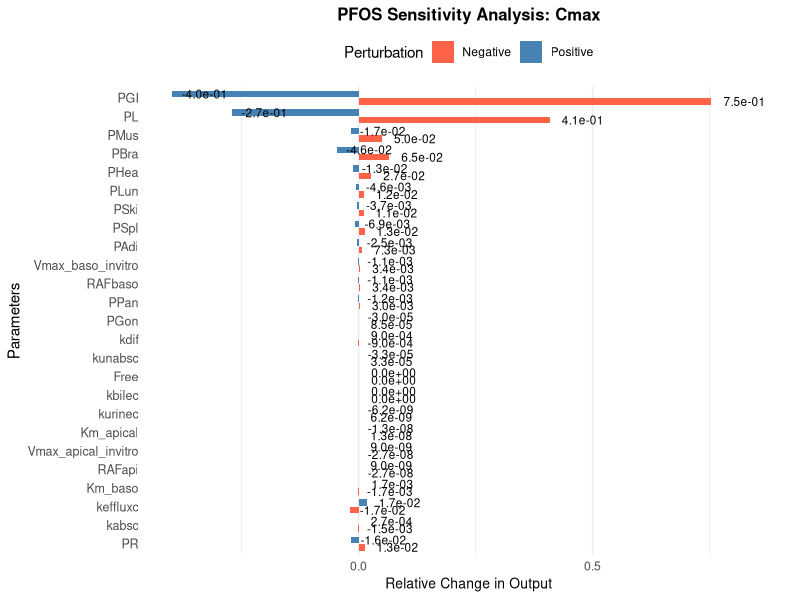
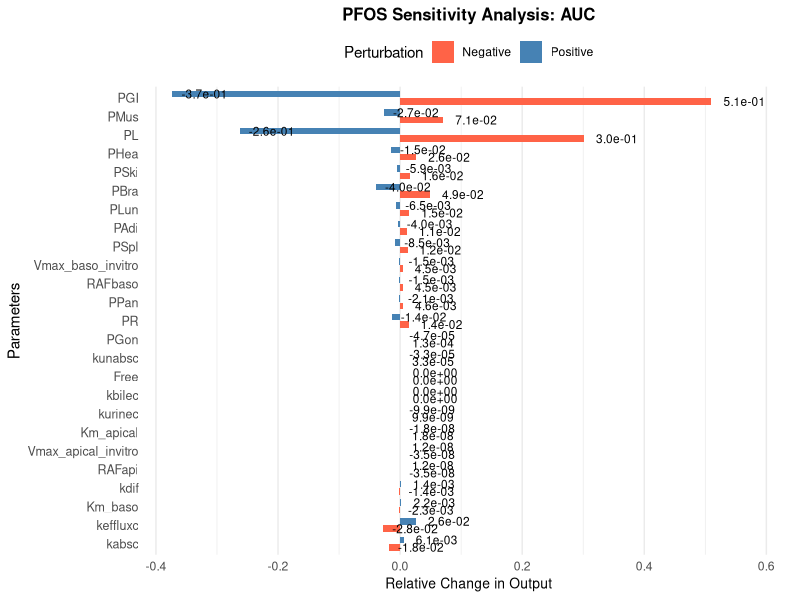
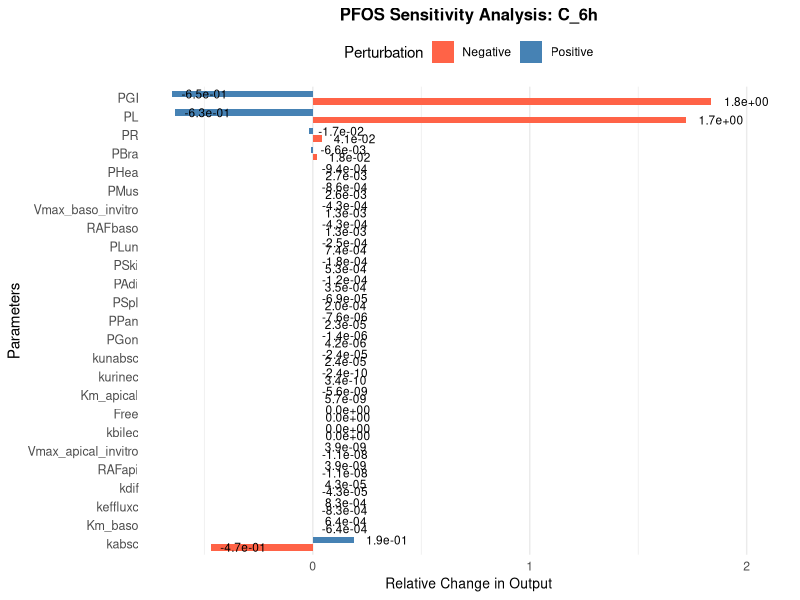
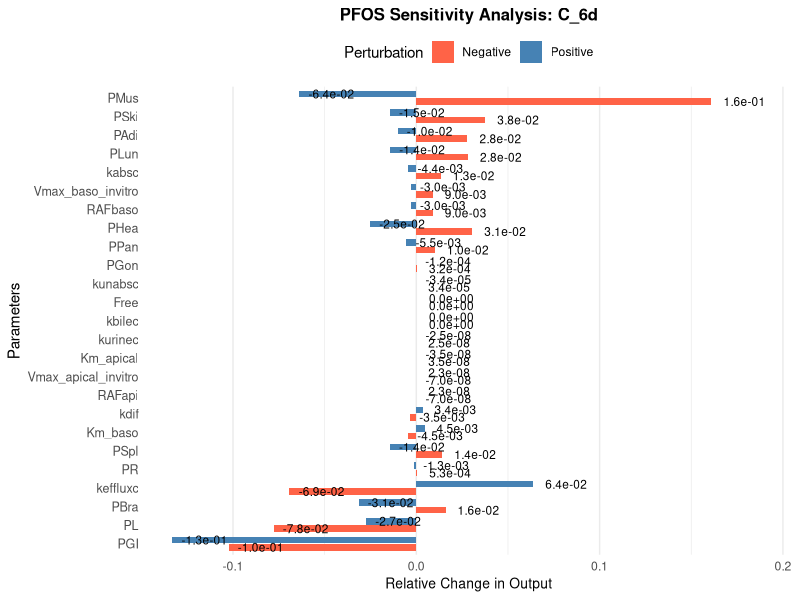
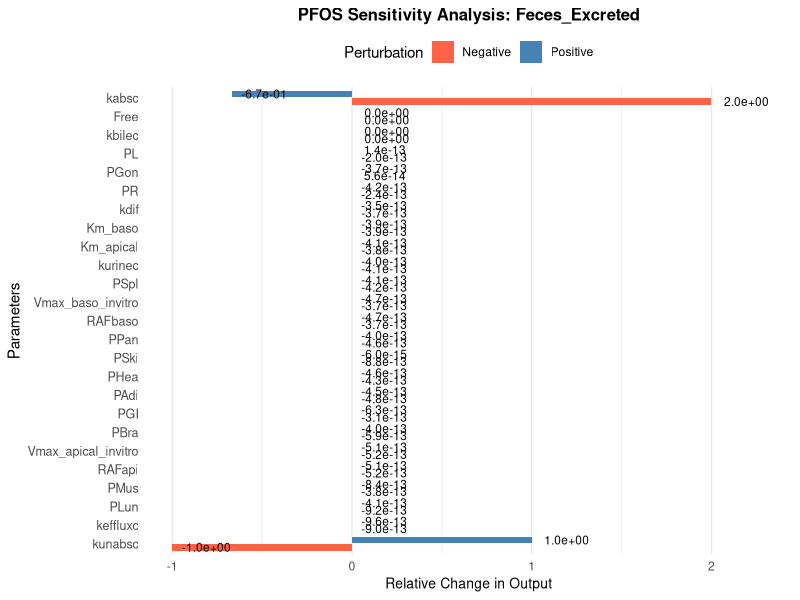
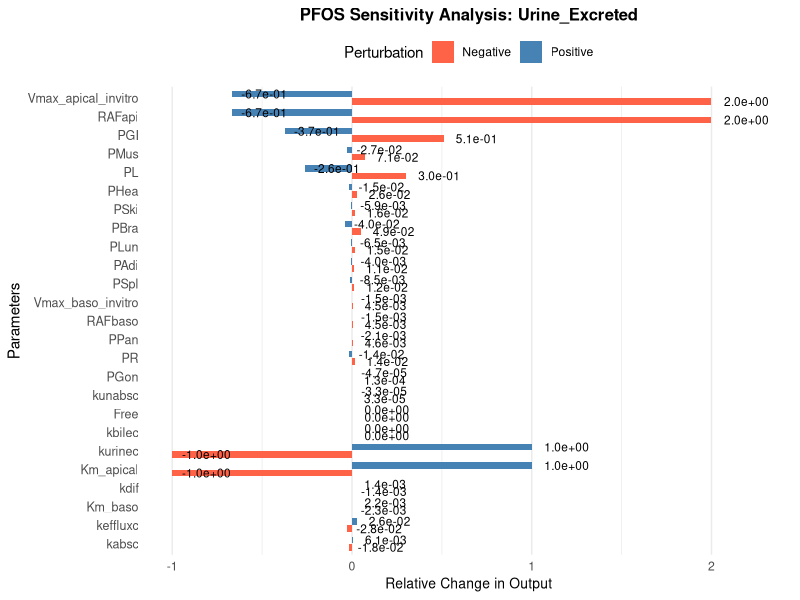

The R source for these figures, in order:
library(deSolve)
library(tidyverse)
library(ggplot2)

#=========================
# 1. Parameters of the model
#=========================

variables<-read.csv("estimated_parameters.csv",row.names="Parameters")

PC<-read.csv("PCs.csv",row.names="Organs")
# NOTE: Manually adjust parameter values below as needed
create.params <- function(user_input) {
  with(as.list(user_input), {
  # === USER-ADJUSTABLE PARAMETERS ===
  # Change these default values as needed
  BW <- 82 
  # --- Cardiac Output and Blood Flow (as fraction of cardiac output) ---
  QCC <- 12.5 * 24  # cardiac output in L/day/kg^0.75; Brown 1997

  QLC <- 0.065  # fraction blood flow to liver; Brown 1997
  QKC <- 0.175  # fraction blood flow to kidney; Brown 1997
  QAdiC <-0.05  # fraction blood flow to adipose tissue; Brown 1997
  QBraC <-0.12  # fraction blood flow to brain; Brown 1997
  QGonC <-0.0005  # fraction blood flow to gonads; ICRP 2002
  QHeaC <-0.04  # fraction blood flow to heart; Brown 1997
  QLunC <-0.025  # fraction blood flow to lung; Brown 1997
  QMusC <-0.17  # fraction blood flow to muscle; Brown 1997
  QSkiC <-0.05  # fraction blood flow to skin; Brown 1997
  QSplC <-0.03  # fraction blood flow to spleen; ICRP 2002
  QPanC <-0.01  # fraction blood flow to pancreas; ICRP 2002
  QGIC<-0.15  # fraction blood flow to GI tract; ICRP 2002

  Htc <- 0.467  # hematocrit; Abraham's personal value

  # --- Tissue Volumes ---
  VplasC <- 0.0428  # fraction vol. of plasma (L/kg BW); Davies 1993
  VLC <- 0.026  # fraction vol. of liver (L/kg BW); Brown 1997
  VKC <- 0.004  # fraction vol. of kidney (L/kg BW); Brown 1997
  VAdiC <- 0.214  # fraction vol. of adipose tissue (L/kg BW); Brown 1997
  VBraC <- 0.02  # fraction vol. of brain (L/kg BW); Brown 1997
  VGonC <- 0.0005  # fraction vol. of gonads (L/kg BW); 
  VHeaC <- 0.005  # fraction vol. of heart (L/kg BW); Brown 1997
  VLunC <- 0.008  # fraction vol. of lung (L/kg BW); Brown 1997
  VMusC <- 0.4  # fraction vol. of muscle (L/kg BW); Brown 1997
  VSkiC <- 0.037  # fraction vol. of skin (L/kg BW); Brown 1997
  VSplC <- 0.002  # fraction vol. of spleen (L/kg BW); ICRP 2002
  VPanC <- 0.002 # fraction vol. of pancreas (L/kg BW); ICRP 2002
  VGIC <- 0.014  # fraction vol. of GI tract (L/kg BW); Brown 1997

  VfilC <- 4e-4  # fraction vol. of filtrate (L/kg BW)
  VPTCC <- 1.35e-4  # vol. of proximal tubule cells (L/g kidney)

  # --- Chemical Specific Parameters ---
  MW <- variables["MW", "PFOS"]  # PFOS molecular mass (g/mol)
  Free <- variables["Free", "PFOS"]  # free fraction in plasma (Smeltz 2023); fitted to model

# --- Kidney Transport Parameters ---
  protein <- 2.0e-6  # amount of protein in proximal tubule cells (mg protein/cell)
  GFRC <- 24.19 * 24  # glomerular filtration rate (L/day/kg kidney); Corley 2005

  
    # --- Water Consumption ---
  water_consumption <- 1.36  # L/day

  # === SCALED PARAMETERS (calculated from above) ===

  # Cardiac output and blood flows
  QC <- QCC * (BW^0.75) * (1 - Htc)  # cardiac output in L/day; adjusted for plasma
  QK <- (QKC * QC)  # plasma flow to kidney (L/day)
  QL <- (QLC * QC)  # plasma flow to liver (L/day)
  QAdi <- (QAdiC * QC)  # plasma flow to adipose tissue (L/day)
  QBra <- (QBraC * QC)  # plasma flow to brain (L/day)
  QGon <- (QGonC * QC)  # plasma flow to gonads (L/day)
  QHea <- (QHeaC * QC)  # plasma flow to heart (L/day)
  QLun <- (QLunC * QC)  # plasma flow to lung (L/day)
  QMus <- (QMusC * QC)  # plasma flow to muscle (L/day)
  QSki <- (QSkiC * QC)  # plasma flow to skin (L/day)
  QSpl <- (QSplC * QC)  # plasma flow to spleen (L/day)
  QPan <- (QPanC * QC)  # plasma flow to pancreas (L/day)
  QGI <- (QGIC * QC)  # plasma flow to GI tract (L/day)
  QR <- QC - QK - QL - QAdi - QBra - QGon - QHea - QLun -
  QMus - QSki - QSpl - QPan - QGI  # plasma flow to rest of body (L/day)

  QBal <- QC - (QK + QL + QR + QAdi + QBra + QGon + QHea + QLun +
  QMus + QSki + QSpl + QPan + QGI)  # Balance check; should equal zero

  # Tissue Volumes
  VPlas <- VplasC * BW  # volume of plasma (L)
  VK <- VKC * BW  # volume of kidney (L)
  MK <- VK * 1.0 * 1000  # mass of the kidney (g)
  VKb <- VK * 0.16  # volume of blood in the kidney (L); Brown 1997
  Vfil <- VfilC * BW  # volume of filtrate (L)
  VL <- VLC * BW  # volume of liver (L)
  ML <- VL * 1.05 * 1000  # mass of the liver (g)
  VAdi <-17.5 #Abraham's individual value  #VAdiC * BW  # volume of adipose tissue (L)
  VBra <- VBraC * BW  # volume of brain (L)
  VGon <- VGonC * BW  # volume of gonads (L)
  VHea <- VHeaC * BW  # volume of heart (L) 
  VLun <- VLunC * BW  # volume of lung (L)
  VMus <- 32.8 #Abraham's individual value #VMusC * BW  # volume of muscle (L)
  VSki <- VSkiC * BW  # volume of skin (L)
  VSpl <- VSplC * BW  # volume of spleen (L)
  VPan <- VPanC * BW  # volume of pancreas (L)
  VGI <- VGIC * BW  # volume of GI tract (L)


  # Kidney Parameters
  PTC <- VKC * 1000 * 6e7  # number of PTC (cells/kg BW)
  VPTC <- VK * 1000 * VPTCC  # volume of proximal tubule cells (L)
  MPTC <- VPTC * 1000  # mass of the proximal tubule cells (g)
  VR <- (0.93 * BW) - VPlas- VPTC - Vfil - VL -VAdi - VBra - VGon - VHea - VLun - VMus - VSki - VSpl - VPan - VGI  # volume of rest of body (L)
  VBal <- (0.93 * BW) - (VR + VL + VPTC + Vfil + VPlas + VAdi + VBra + VGon + VHea + VLun + VMus + VSki + VSpl + VPan + VGI)  # Balance check; should equal zero

  Vmax_basoC <- (Vmax_baso_invitro * RAFbaso * PTC * protein * 60 * (MW / 1e12) * 1e6) * 24
  Vmax_apicalC <- (Vmax_apical_invitro * RAFapi * PTC * protein * 60 * (MW / 1e12) * 1e6) * 24
  Vmax_baso <- Vmax_basoC * BW^0.75  # (ug/day)
  Vmax_apical <- Vmax_apicalC * BW^0.75  # (ug/day)
  kbile <- kbilec * BW^(-0.25)  # biliary elimination; liver to feces storage (/day)
  kurine <- kurinec * BW^(-0.25)  # urinary elimination, from filtrate (/day)
  kefflux <- keffluxc * BW^(-0.25)  # efflux from PTC to blood (/day)
  GFR <- 163.65  # glomerular filtration rate, (L/day)Abraham's personal value

  # GI Tract Parameters
  kabs <- kabsc * BW^(-0.25)  # rate of absorption from small intestine (/day)
  kunabs <- kunabsc * BW^(-0.25)  # rate of unabsorbed dose to feces (/day)
 

  return(list(
    "BW"=BW, "QBAL" = QBal, "VBAL" = VBal,
    "Free" = Free, "QC" = QC, "QK" = QK, "QL" = QL, "QR" = QR,
    "QAdi" = QAdi, "QBra" = QBra, "QGon" = QGon, "QHea" = QHea,
    "QLun" = QLun, "QMus" = QMus, "QSki" = QSki, "QSpl" = QSpl,
    "QPan" = QPan, "QGI" = QGI,
    "VPlas" = VPlas, "VKb" = VKb, "Vfil" = Vfil, "VL" = VL, "VR" = VR, "ML" = ML,
    "VAdi" = VAdi, "VBra" = VBra, "VGon" = VGon, "VHea" = VHea,
    "VLun" = VLun, "VMus" = VMus, "VSki" = VSki, "VSpl" = VSpl, "VPan" = VPan,
    "VGI" = VGI, "MK" = MK,
    "VPTC" = VPTC, "Vmax_baso" = Vmax_baso, "Vmax_apical" = Vmax_apical,
    "kdif" = kdif, "Km_baso" = Km_baso, "Km_apical" = Km_apical,
    "kbile" = kbile, "kurine" = kurine, "kefflux" = kefflux,
    "GFR" = GFR, "kabs" = kabs, "kunabs" = kunabs, 
    "PR" = PR, "PAdi" = PAdi, "PBra" = PBra, "PGon" = PGon, "PGI" = PGI,
    "PHea" = PHea, "PL" = PL, "PLun" = PLun, "PMus" = PMus, "PSki" = PSki,
    "PSpl" = PSpl, "PPan" = PPan,"water_consumption" = water_consumption))

  })
}
#===============================================
#2. Function to create initial values for ODEs 
#===============================================
create.inits <- function(parameters){
  with( as.list(parameters),{
    "AR" = 0; "AAdi"=0; "ABra"=0; "AGon"=0;
    "AHea"=0; "ALun"=0; "AMus"=0; "ASki"=0; "ASpl"=0; "APan"=0;
    "Adif" = 0; "A_baso" = 0; "AKb" = 0;
    "ACl" = 0; "Aefflux" = 0;
    "A_apical" = 0; "APTC" = 0; "Afil" = 0;
    "Aurine" = 0; "ALumen" = 0; "AGI" = 0;
    "AabsLumen" = 0; "Afeces" = 0;
    "AL" = 0; "Abile" = 0; "Aplas_free" = 0;
    "ingestion" = 0; "Cwater" = 0

    return(c("AR" = AR, "AAdi"=AAdi, "ABra"=ABra, "AGon"=AGon,
             "AHea"=AHea, "ALun"=ALun, "AMus"=AMus, "ASki"=ASki,
             "ASpl"=ASpl, "APan"=APan,
             "Adif" = Adif, "A_baso" = A_baso, "AKb" = AKb,
             "ACl" = ACl, "Aefflux" = Aefflux,
             "A_apical" = A_apical, "APTC" = APTC, "Afil" = Afil,
             "Aurine" = Aurine, "ALumen" = ALumen, "AGI" = AGI,
             "AabsLumen" = AabsLumen, "Afeces" = Afeces, 
             "AL" = AL, "Abile" = Abile, "Aplas_free" = Aplas_free,
              "Cwater" = Cwater,"ingestion" = ingestion))
  })
}

#===================
# 3. Events function
#===================
create.events <- function(user_input) {

  if (admin_type == "iv") {
    ldose <- length(admin_dose_iv)
    ltimes <- length(admin_time_iv)
    if (ltimes != ldose) {
      stop("The times of administration should be equal in number to the doses")
    }
    events <- list(data = data.frame(
      var = "Aplas_free", time = admin_time_iv,
      value = admin_dose_iv, method = "add"
    ))
  } else if (admin_type == "oral") {
    lcwater <- length(Cwater)
    lcwatertimes <- length(Cwater_time)
    lingest <- length(ingestion)
    lingesttimes <- length(ingestion_time)
    if (lcwater != lcwatertimes) {
      stop("The times of water concentration change should be equal in vector of Cwater")
    } else if (lingest != lingesttimes) {
      stop("The times of ingestion rate change should be equal in vector of ingestion")
    }
    events <- list(data = rbind(
      data.frame(var = "Cwater", time = Cwater_time,
                 value = Cwater, method = "rep"),
      data.frame(var = "ingestion", time = ingestion_time,
                 value = ingestion, method = "rep")
    ))
  } else if (admin_type == "bolus") {
    ldose <- length(admin_dose_bolus)
    ltimes <- length(admin_time_bolus)
    if (ltimes != ldose) {
      stop("The times of administration should be equal in number to the doses")
    }
    events <- list(data = data.frame(
      var = "ALumen", time = admin_time_bolus,
      value = admin_dose_bolus, method = "add"
    ))
  }

  return(events)
}

#==================
# 4. Custom functions
#==================
cumulative_exp_data <- function(df, time_col, concentration_col, multiply_col) {
  working_df <- df[, c(time_col, concentration_col, multiply_col)]
  complete_cases <- complete.cases(working_df)
  clean_df <- working_df[complete_cases, ]

  if (nrow(clean_df) == 0) {
    stop("No complete cases found after removing NA values")
  }

  multiplied_concentration <- clean_df[[concentration_col]] * clean_df[[multiply_col]]

  result_df <- data.frame(
    time = clean_df[[time_col]],
    cumulative_mass = cumsum(multiplied_concentration)
  )

  return(result_df)
}

AUC <- function(x, y){
  individual_auc <- c()
  for (i in 1:(length(x)-1)){
    individual_auc[i] <- (y[i]+y[i+1])*(x[i+1]-x[i])/2
  }
  return(sum(individual_auc))
}



#==============
# 5. ODEs System
#==============
ode.func <- function(time, inits, params) {
  with(as.list(c(inits, params)), {

    # Concentrations in various compartments
    
    CR <- AR / VR  # concentration in rest of body (ug/L)
    CVR <- CR / PR  # concentration in venous blood leaving rest of body (ug/L)
    
    CAdi <- AAdi / VAdi  # concentration in adipose tissue (ug/L)
    CVAdi <- CAdi / PAdi  # concentration in venous blood leaving adipose
    
    CBra <- ABra / VBra  # concentration in brain tissue (ug/L)
    CVBra <- CBra / PBra  # concentration in venous blood leaving brain
    
    CGon <- AGon / VGon  # concentration in gonads tissue (ug/L)
    CVGon <- CGon / PGon  # concentration in venous blood leaving gonads
    
    CHea <- AHea / VHea  # concentration in heart tissue (ug/L)
    CVHea <- CHea / PHea  # concentration in venous blood
    
    CLun <- ALun / VLun  # concentration in lung tissue (ug/L)
    CVLun <- CLun / PLun  # concentration in venous blood leaving lung
    
    CMus <- AMus / VMus  # concentration in muscle tissue (ug/L)
    CVMus <- CMus / PMus  # concentration in venous blood leaving muscle
    
    CSki <- ASki / VSki  # concentration in skin tissue (ug/L)
    CVSki <- CSki / PSki  # concentration in venous blood leaving skin
    
    CSpl <- ASpl / VSpl  # concentration in spleen tissue (ug/L)
    CVSpl <- CSpl / PSpl  # concentration in venous blood leaving spleen

    Cpan <- APan / VPan  # concentration in pancreas tissue (ug/L)
    CVPan <- Cpan / PPan  # concentration in venous blood leaving pancreas
    
    CGI <- AGI / VGI  # concentration in GI tract (ug/L)
    CVGI <- CGI / PGI  # concentration in venous blood leaving GI tract
    
    CKb <- AKb / VKb  # concentration in kidney blood (ug/L)
    CVK <- CKb  # concentration in venous blood leaving kidney (ug/L)
    CPTC <- APTC / VPTC  # concentration in PTC (ug/L)
    Cfil <- Afil / Vfil  # concentration in filtrate (ug/L)
    
    CL <- AL / VL  # concentration in the liver (ug/L)
    CLiver <- AL / ML  # concentration in the liver (ug/g)
    CVL <- CL / PL  # concentration in the venous blood leaving the liver (ug/L)
    
    CA_free <- Aplas_free / VPlas  # free concentration in plasma (ug/L)
    CA <- CA_free / Free  # concentration of total PFOS in plasma (ug/L)
    
    # Rest of Body (Tis)
    dAR <- QR * (CA - CVR) * Free

    # Adipose Tissue (Adi)
    dAAdi <- QAdi * (CA - CVAdi) * Free

    # Brain Tissue (Bra)
    dABra <- QBra * (CA - CVBra) * Free

    # Gonads Tissue (Gon)
    dAGon <- QGon * (CA - CVGon) * Free

    # Heart Tissue (Hea)
    dAHea <- QHea * (CA - CVHea) * Free

    # Lung Tissue (Lun)
    dALun <- QLun * (CA - CVLun) * Free
    
    # Muscle Tissue (Mus)
    dAMus <- QMus * (CA - CVMus) * Free

    # Skin Tissue (Ski)
    dASki <- QSki * (CA - CVSki) * Free

    # Spleen Tissue (Spl)
    dASpl <- QSpl * (CA - CVSpl) * Free

    # Pancreas Tissue (Pan)
    dAPan <- QPan * (CA - CVPan) * Free
    
    # Kidney
    # Kidney Blood (Kb)
    dAdif <- kdif * (CKb - CPTC)
    dA_baso <- (Vmax_baso * CKb) / (Km_baso + CKb)
    dAKb <- QK * (CA - CVK) * Free - CA * GFR * Free - dAdif - dA_baso
    dACl <- CA * GFR * Free

    # Proximal Tubule Cells (PTC)
    dAefflux <- kefflux * APTC
    dA_apical <- (Vmax_apical * Cfil) / (Km_apical + Cfil)
    dAPTC <- dAdif + dA_apical + dA_baso - dAefflux

    # Filtrate (Fil)
    dAfil <- CA * GFR * Free - dA_apical - Afil * kurine

    # Urinary elimination
    dAurine <- kurine * Afil

    # GI Tract (Absorption site of oral dose)
    # Stomach_lumen
    dALumen <- ingestion + Cwater * water_consumption - kabs * ALumen- kunabs * ALumen 


    # GI Tract - Stomach,Small Intestine,Large Intestine 
    dAGI <- kabs * ALumen + QGI*(CA - CVGI) * Free  
    dAabsLumen <- kabs * ALumen


    # Feces compartment
    dAfeces <-  kunabs * ALumen + kbile * AL 

    # Liver
    dAL <- QL * (CA - CVL) * Free - kbile * AL + QGI*(CVGI - CVL) * Free +
           QSpl*(CVSpl-CVL)*Free +QPan*(CVPan-CVL)*Free
    
    dAbile <- kbile * AL
    amount_per_gram_liver <- CLiver

    # Plasma compartment
    dAplas_free <- (QR * CVR * Free) + (QK * CVK * Free) + (QL * CVL * Free) +
    (QAdi*CVAdi*Free) + (QBra*CVBra*Free) + (QGon*CVGon*Free) + (QHea*CVHea*Free) +
    (QLun*CVLun*Free) +(QMus*CVMus*Free) +(QSki*CVSki*Free)+(QSpl*CVL*Free)+(QPan*CVL*Free)+
    (QGI*CVL*Free)- (QC * CA * Free) + dAefflux

    dCwater <- 0
    dingestion <- 0

    # Mass Balance Check
    Atissue <- Aplas_free + AR + AAdi + ABra + AGon + AHea+ ALun + AMus + ASki + ASpl+ APan + AKb + Afil + ALumen+ AGI + APTC + AL 
    Aloss <- Aurine + Afeces
    Atotal <- Atissue + Aloss

    list(
      c(
        "dAR" = dAR, "dAAdi" = dAAdi, "dABra" = dABra, "dAGon" = dAGon,
        "dAHea" = dAHea, "dALun" = dALun, "dAMus" = dAMus, "dASki" = dASki,
        "dASpl" = dASpl, "dAPan"=dAPan,
        "dAdif" = dAdif, "dA_baso" = dA_baso, "dAKb" = dAKb,
        "dACl" = dACl, "dAefflux" = dAefflux,
        "dA_apical" = dA_apical, "dAPTC" = dAPTC, "dAfil" = dAfil,
        "dAurine" = dAurine, "dALumen" = dALumen, "dAGI" = dAGI,
        "dAabsLumen" = dAabsLumen, "dAfeces" = dAfeces,
        "dAL" = dAL, "dAbile" = dAbile, "dAplas_free" = dAplas_free,
        "dCwater" = dCwater, "dingestion" = dingestion
      ),
      "amount_per_gram_liver" = amount_per_gram_liver,
      "Atissue" = Atissue, "Aloss" = Aloss, "Atotal" = Atotal,
      "CR" = CR, "CVR" = CVR, "CAdi"=CAdi, "CVAdi"=CVAdi,
      "CBra"=CBra, "CVBra"=CVBra, "Gon"=CGon, "CVGon"=CVGon,
      "CHea"=CHea, "CVHea"=CVHea, "CLun"=CLun, "CVLun"=CVLun,
      "CMus"=CMus, "CVMus"=CVMus, "CSki"=CSki, "CVSki"=CVSki,
      "CSpl"=CSpl, "CVSpl"=CVSpl, "Cpan"=Cpan, "CVPan"=CVPan,
      "CKb" = CKb, "CGI" = CGI,
      "CVGI" = CVGI, "CVK" = CVK, "CPTC" = CPTC,
      "Cfil" = Cfil, "CL" = CL, "CVL" = CVL,
      "CA_free" = CA_free, "CA" = CA
    )
  })
}


# ================================================================================
# 6. SIMULATION SETUP
# ================================================================================
# --- Load initial parameters and partition coefficients ---

# --- Dosing and Administration Settings ---

admin_type <- "bolus"  # administration type: "iv", "oral", or "bolus"
admin_dose_bolus <- c(variables["admin_dose_bolus","PFOS"])  # administered dose through bolus (ug)
admin_time_bolus <- c(0)  # time when bolus doses are administered (days)
admin_dose_iv <- 0  # administered dose through IV (ug)
admin_time_iv <- 0  # time when IV doses are administered (days)
Cwater <- 0.00  # concentration in water (ug/L)
Cwater_time <- 0  # time of water concentration change
ingestion <- 0  # ingestion rate (ug/day)
ingestion_time <- c(0)  # time of ingestion rate change



RAFbaso	= variables["RAFbaso","PFOS"]
RAFapi = variables["RAFapi","PFOS"]
PR = 0.01 # rest of body:blood#; fitted to model
PAdi = PC["Adipose","PFOS"] # adipose tissue:blood;
PBra = PC["Brain","PFOS"]  # brain:blood;
PGon = PC["Gonads","PFOS"]  # gonads:blood;
PGI = PC["Gut","PFOS"]  # GI tract:blood;
PHea = PC["Heart","PFOS"]  # heart:blood;
PL = PC["Liver","PFOS"] # liver:blood;
PLun = PC["Lung","PFOS"]  # lung:blood;
PMus = PC["Muscle","PFOS"]  # muscle:blood;
PSki = PC["Skin","PFOS"] # skin:blood;
PSpl = PC["Spleen","PFOS"]  # spleen:blood;
PPan = (PGI+PSpl)/2  # pancreas:blood; estimated as average of GI tract and spleen
MW = variables["MW", "PFOS"]  # PFOS molecular mass (g/mol)
Free = variables["Free", "PFOS"]  # free fraction in plasma (Smeltz 2023); fitted to model
kdif = 0.001*24
kabsc = 2.12*24
kunabsc = 7.06e-5 * 24
kbilec <- variables["kbilec", "PFOS"]   # biliary elimination rate (1/(day*BW^-0.25)); fitted to model 
kurinec <- 0.063 * 24  # urinary elimination rate (1/(day*BW^-0.25))
Vmax_baso_invitro = variables["Vmax_baso_invitro", "PFOS"] #Vmax of basolateral transporter (pmol/mg protein/min); averaged in vitro value of OAT1 and OAT3 from Nakagawa, 2007
Km_baso = variables["Km_baso", "PFOS"] #Km of basolateral transporter (ug/L) Average of OAT1 and OAT3 from Nakagawa et. al, 2007
Vmax_apical_invitro = variables["Vmax_apical_invitro", "PFOS"] #Vmax of apical transporter (pmol/mg protein/min); invitro value for OAT4 from Yang et al, 2010
Km_apical = variables["Km_apical", "PFOS"] #Km of apical transporter (ug/L), in vitro value for OAT4 and URAT1 from Yang et al, 2010.
keffluxc =variables["keffluxc", "PFOS"] # rate of efflux from PTC to blood (1/(day*BW^-0.25)) 


user_input<-list(
"Free"  = Free,
"RAFbaso"	= RAFbaso,
"RAFapi" = RAFapi,
"PR" = PR, # rest of body:plasma#; fitted to model
"PAdi" = PAdi, # adipose tissue:plasma;
"PBra" = PBra,  # brain:plasma;
"PGon" = PGon,  # gonads:plasma;
"PGI" = PGI,  # GI tract:plasma;
"PHea" = PHea,  # heart:plasma;
"PL" = PL,  # liver:plasma;
"PLun" = PLun,  # lung:plasma;
"PMus" = PMus,  # muscle:plasma;
"PSki" = PSki,  # skin:plasma;
"PSpl" = PSpl,  # spleen:plasma;
"PPan" = PPan,  # pancreas:plasma; estimated as average of GI tract and spleen
"MW" = MW,  # PFOS molecular mass (g/mol)
"keffluxc" = keffluxc,  
"kdif" = kdif,
"kabsc" = kabsc,
"kunabsc" = kunabsc, 
"kbilec" =  kbilec,
"kurinec" =kurinec,
"Vmax_baso_invitro" = Vmax_baso_invitro, #Vmax of basolateral transporter (pmol/mg protein/min); averaged in vitro value of OAT1 and OAT3 from Nakagawa, 2007
"Km_baso" = Km_baso, #Km of basolateral transporter (ug/L) Average of OAT1 and OAT3 from Nakagawa et. al, 2007
"Vmax_apical_invitro" = Vmax_apical_invitro, #Vmax of apical transporter (pmol/mg protein/min); invitro value for OAT4 from Yang et al, 2010
"Km_apical" = Km_apical, #Km of apical transporter (ug/L), in vitro value for OAT4 and URAT1 from Yang et al, 2010.
"admin_type" = admin_type,
"admin_dose_bolus" = admin_dose_bolus,
"admin_time_bolus" = admin_time_bolus,
"admin_dose_iv" = admin_dose_iv,
"admin_time_iv" = admin_time_iv,
"Cwater" = Cwater,
"Cwater_time" = Cwater_time,
"ingestion" = ingestion,  # ingestion rate (ug/day)
"ingestion_time" = ingestion_time
)
#=================================

obj.func<-function(x,dp){
 
if (is.na(x)) {
    # Baseline: use full user_input
    params <- create.params(user_input)
  } else {
    # Perturbed: modify a copy of user_input
    pert_input <- user_input
    pert_input[[x]] <- as.numeric(user_input[[x]]) * (1 + dp)
    params <- create.params(pert_input)
  }
  
  inits <- create.inits(params)
  events <- create.events(params)
  
  sample_time <- seq(0, 6, 0.01)
  solution <- as.data.frame(
    ode(
      times = sample_time,
      func = ode.func,
      y = inits,
      parms = params,
      events = events,
      method = "bdf",
      rtol = 1e-05,
      atol = 1e-05
    )
  )
  
  result <- c(
    Cmax = max(solution[, "CA"]),
    AUC = AUC(sample_time, solution[, "CA"]),
    C_6h = solution[which.min(abs(sample_time - 0.25)), "CA"],
    C_6d = solution[which.min(abs(sample_time - 6)), "CA"],
    Feces_Excreted = tail(solution[, "Afeces"], 1),   # Use final value, not sum!
    Urine_Excreted = tail(solution[, "Aurine"], 1)    # Same here
  )
  
  return(result)
}

#=================================
#8. Sensitivity Analysis Parameter
#=================================
thetas<-list(
"RAFbaso"	,
"RAFapi" ,
"PR" , 
"PAdi" , 
"PBra" ,  
"PGon" ,  
"PGI" , 
"PHea", 
"PL" , 
"PLun" ,  
"PMus" ,  
"PSki" ,  
"PSpl" ,  
"PPan" ,  
"kdif" ,
"kabsc",
"kunabsc",
"keffluxc",
"kbilec",
"kurinec",
"Vmax_baso_invitro", 
"Km_baso", 
"Vmax_apical_invitro",
"Km_apical",
"Free"  )

# =======================
# 9. Sensitivity Analysis (Positive & Negative Perturbations)
# =======================

dp <- 0.5  # Use positive magnitude; we'll apply +dp and -dp

# Get baseline result
baseline <- obj.func(NA, dp = 0)

# Initialize long-format data frame for tidy plotting
sensitivity_df <- tibble(
  Parameter = character(),
  Direction = factor(levels = c("Negative", "Positive")),
  Output = character(),
  RelativeChange = numeric()
)

# Loop over each parameter
for (par in thetas) {
  cat("Processing:", par, "\n")
  
  # Positive perturbation (+dp)
  res_pos <- obj.func(par, dp = dp)
  rel_pos <- ((res_pos - baseline) / baseline)/ dp
  
  # Negative perturbation (-dp)
  res_neg <- obj.func(par, dp = -dp)
  rel_neg <- ((res_neg - baseline) / baseline)/(dp)
  
  # Append to data frame (one row per output metric)
  n_outputs <- length(baseline)
  output_names <- names(baseline)
  
  sensitivity_df <- bind_rows(sensitivity_df,
    tibble(
      Parameter = rep(par, n_outputs),
      Direction = "Positive",
      Output = output_names,
      RelativeChange = rel_pos
    ),
    tibble(
      Parameter = rep(par, n_outputs),
      Direction = "Negative",
      Output = output_names,
      RelativeChange = rel_neg
    )
  )
}

# Convert Parameter to factor for consistent ordering
sensitivity_df$Parameter <- fct_inorder(sensitivity_df$Parameter)

# Generate one plot per output variable
plot_list <- list()
output_vars <- unique(sensitivity_df$Output)

for (j in seq_along(output_vars)) {
  out_var <- output_vars[j]
  
  plot_data <- sensitivity_df %>%
    filter(Output == out_var) %>%
    mutate(Parameter = fct_reorder(Parameter, RelativeChange, .desc = FALSE))
  
  p <- ggplot(plot_data, aes(x = Parameter, y = RelativeChange, fill = Direction)) +
    geom_col(position = position_dodge(width = 0.8), width = 0.7) +
    scale_fill_manual(values = c("Negative" = "tomato", "Positive" = "steelblue")) +
    scale_y_continuous(
    expand = expansion(mult = c(0.05, 0.15))  # 5% below, 15% above (adjust as needed)
  ) +

    labs(
      title = paste("PFOS Sensitivity Analysis:", out_var),
      x = "Parameters",
      y = "Relative Change in Output",
      fill = "Perturbation"
    ) +
    coord_flip() +
    theme_minimal() +
    theme(
      plot.title = element_text(hjust = 0.5, size = 12, face = "bold"),
      axis.text.y = element_text(size = 9),
      axis.title.x = element_text(size = 10),
      panel.grid.major.y = element_blank(),
      legend.position = "top"
    ) +
    geom_text(
      aes(label = format(RelativeChange, scientific = TRUE, digits = 2)),
      position = position_dodge(width = 0.8),
      hjust = -0.2,
      size = 3
    )
  
  plot_list[[out_var]] <- p
}

# =========================
# Save Plots to Files
# =========================a
output_dir <- "PFOS_posterior_sensitivity_plots"
if (!dir.exists(output_dir)) dir.create(output_dir, recursive = TRUE)

for (out_var in names(plot_list)) {
  png_file <- file.path(output_dir, paste0("PFOS_", out_var, "_dual_sensitivity.png"))
  ggsave(
    filename = png_file,
    plot = plot_list[[out_var]],
    width = 10,
    height = 8,
    dpi = 300
  )
  cat("Saved:", png_file, "\n")
}
